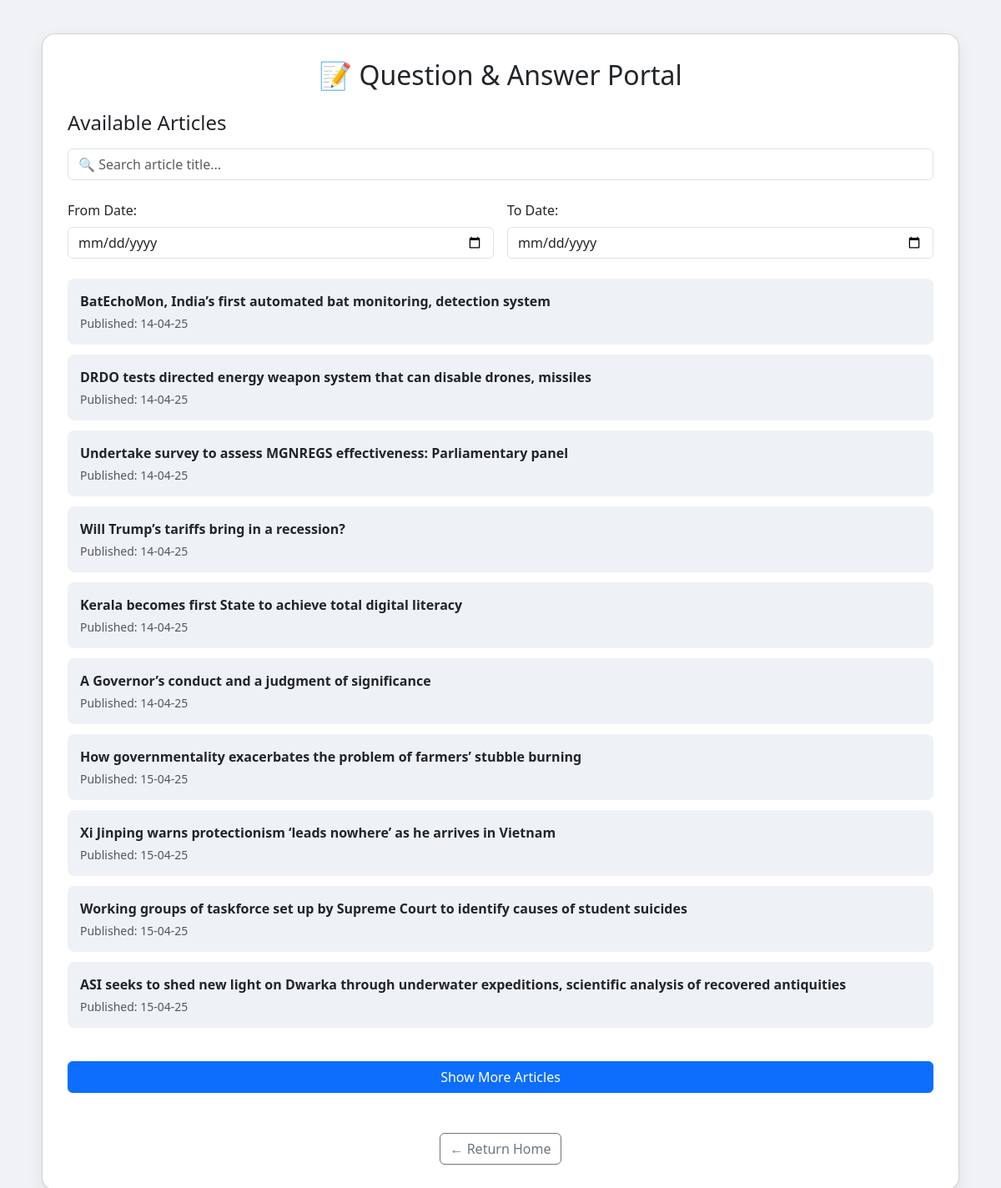
Screenshot of /question_answering with the database file from the repository.
### tables this page shows
CREATE TABLE articles (
        id INTEGER PRIMARY KEY AUTOINCREMENT,
        url TEXT,
        title TEXT,
        content TEXT,
        date TEXT);

### app.py (the view)
@app.route('/question_answering', methods=['GET', 'POST'])
def question_answering():
    conn = sqlite3.connect(DB_NAME)
    c = conn.cursor()
    c.execute("SELECT * FROM articles ORDER BY id DESC")
    articles = c.fetchall()
    conn.close()
    return render_template('qa.html', articles=articles)  # assuming you have a paraphrase.html

### templates/qa.html (shortened to what this page needs)
<!DOCTYPE html>
<html lang="en">
<head>
    <link href="https://cdn.jsdelivr.net/npm/bootstrap@5.3.2/dist/css/bootstrap.min.css" rel="stylesheet">
</head>
<body>
<div class="container main-container">
    <div class="card card-custom">
        <h2 class="text-center mb-4">📝 Question & Answer Portal</h2>
        <div id="articleSection">
            <h4 class="mb-3">Available Articles</h4>
            <input type="text" id="searchInput" class="form-control mb-4" placeholder="🔍 Search article title..." onkeyup="filterArticles()">
            <div class="row g-3 mb-4">
                <div class="col-md-6">
                    <label for="from_date" class="form-label">From Date:</label>
                    <input type="date" id="from_date" class="form-control" onchange="filterByDate()">
                </div>
                <div class="col-md-6">
                    <label for="to_date" class="form-label">To Date:</label>
                    <input type="date" id="to_date" class="form-control" onchange="filterByDate()">
                </div>
            </div>
            <ul id="articleList" class="list-unstyled">
                {% for article in articles %}
                    <li class="article-item" data-index="{{ loop.index0 }}" style="display: {{ 'block' if loop.index0 < 10 else 'none' }}">
                        <a href="#" class="article-link text-decoration-none text-dark fw-semibold" data-article-id="{{ article[0] }}" data-content="{{ article[3] }}">
                            {{ article[2] }}
                        </a>
                        <small class="text-muted d-block mt-1">Published: {{ article[4] }}</small>
                    </li>
                {% endfor %}
            </ul>
            <button id="showMoreBtn" class="btn btn-primary mt-4">Show More Articles</button>
        </div>
        <div class="text-center mt-5">
            <a href="/home" class="btn btn-outline-secondary">← Return Home</a>
        </div>
    </div>
</div>
</body>
</html>

### templates/qa.html (style rules this page uses)
body { background-color: #f0f2f5; font-family: 'Segoe UI', Tahoma, Geneva, Verdana, sans-serif; }
.main-container { padding: 40px 20px; }
.card-custom { background: white; border-radius: 16px; padding: 30px; box-shadow: 0 8px 20px rgba(0, 0, 0, 0.08); animation: fadeIn 0.5s ease-in-out; }
.article-item { background: #eef1f5; border-radius: 8px; padding: 15px; margin-bottom: 12px; transition: all 0.3s; cursor: pointer; }
#showMoreBtn { margin-top: 20px; width: 100%; }

### rows the page displays
articles: title "BatEchoMon, India’s first automated bat monitoring, detection system", date "14-04-25"
articles: title "DRDO tests directed energy weapon system that can disable drones, missiles", date "14-04-25"
articles: title "Undertake survey to assess MGNREGS effectiveness: Parliamentary panel", date "14-04-25"
articles: title "Will Trump’s tariffs bring in a recession?", date "14-04-25"
articles: title "Kerala becomes first State to achieve total digital literacy", date "14-04-25"
articles: title "A Governor’s conduct and a judgment of significance", date "14-04-25"
articles: title "How governmentality exacerbates the problem of farmers’ stubble burning", date "15-04-25"
articles: title "Xi Jinping warns protectionism ‘leads nowhere’ as he arrives in Vietnam", date "15-04-25"
articles: title "Working groups of taskforce set up by Supreme Court to identify causes of student suicides", date "15-04-25"
articles: title "ASI seeks to shed new light on Dwarka through underwater expeditions, scientific analysis of recovered antiquities", date "15-04-25"
